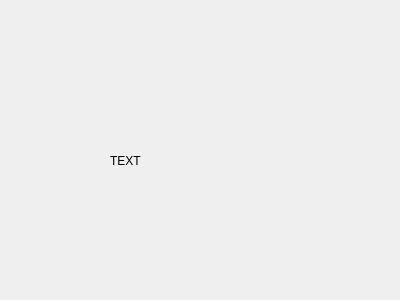
<?xml version="1.0" encoding="UTF-8"?>
<ui version="4.0">
 <class>Form</class>
 <widget class="QWidget" name="Form">
  <property name="geometry">
   <rect>
    <x>0</x>
    <y>0</y>
    <width>400</width>
    <height>300</height>
   </rect>
  </property>
  <property name="windowTitle">
   <string>Form</string>
  </property>
  <widget class="QLabel" name="label">
   <property name="geometry">
    <rect>
     <x>110</x>
     <y>110</y>
     <width>171</width>
     <height>101</height>
    </rect>
   </property>
   <property name="text">
    <string>TEXT</string>
   </property>
  </widget>
 </widget>
 <resources/>
 <connections/>
</ui>
